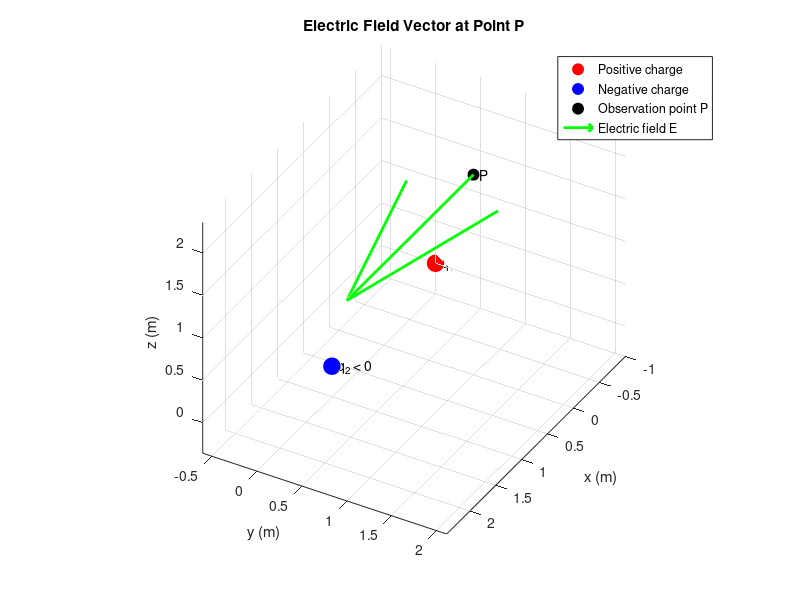

MATLAB code for this plot:

clc;
clear;
close all;

% Physical constant
epsilon0 = 8.854e-12;
k = 1/(4*pi*epsilon0);

% Two point charges (C)
q1 =  2e-9;
q2 = -2e-9;

% Charge positions (m)
r1 = [-1, 0, 0];
r2 = [ 1, 0, 0];

% Observation point P (m)
Px = 0;
Py = 1;
Pz = 2;
rP = [Px, Py, Pz];

% Displacement vectors from charges to P
R1 = rP - r1;
R2 = rP - r2;

% Distances
d1 = norm(R1);
d2 = norm(R2);

% Electric field vectors (V/m or N/C)
E1 = k*q1*R1/d1^3;
E2 = k*q2*R2/d2^3;

% Total electric field
E = E1 + E2;

% Display results
fprintf('E1 = [%.3e, %.3e, %.3e] V/m\n', E1);
fprintf('E2 = [%.3e, %.3e, %.3e] V/m\n', E2);
fprintf('Total E = [%.3e, %.3e, %.3e] V/m\n', E);
fprintf('|E| = %.3e V/m\n', norm(E));

% Plot charges, observation point, and electric field vector
figure;
hold on;
grid on;
axis equal;

% Plot positive and negative charges
plot3(r1(1), r1(2), r1(3), 'ro', ...
    'MarkerSize', 12, 'MarkerFaceColor', 'r');
plot3(r2(1), r2(2), r2(3), 'bo', ...
    'MarkerSize', 12, 'MarkerFaceColor', 'b');

% Plot observation point
plot3(Px, Py, Pz, 'ko', ...
    'MarkerSize', 8, 'MarkerFaceColor', 'k');

% Draw electric field vector (normalized for visualization)
quiver3(Px, Py, Pz, E(1), E(2), E(3), 0, ...
    'g', 'LineWidth', 2, 'MaxHeadSize', 0.5);

% Labels
text(r1(1), r1(2), r1(3), '  q_1 > 0');
text(r2(1), r2(2), r2(3), '  q_2 < 0');
text(Px, Py, Pz, '  P');

xlabel('x (m)');
ylabel('y (m)');
zlabel('z (m)');
title('Electric Field Vector at Point P');
legend('Positive charge', 'Negative charge', ...
    'Observation point P', 'Electric field E', ...
    'Location', 'best');

view(3);
hold off;

view(120,35)
